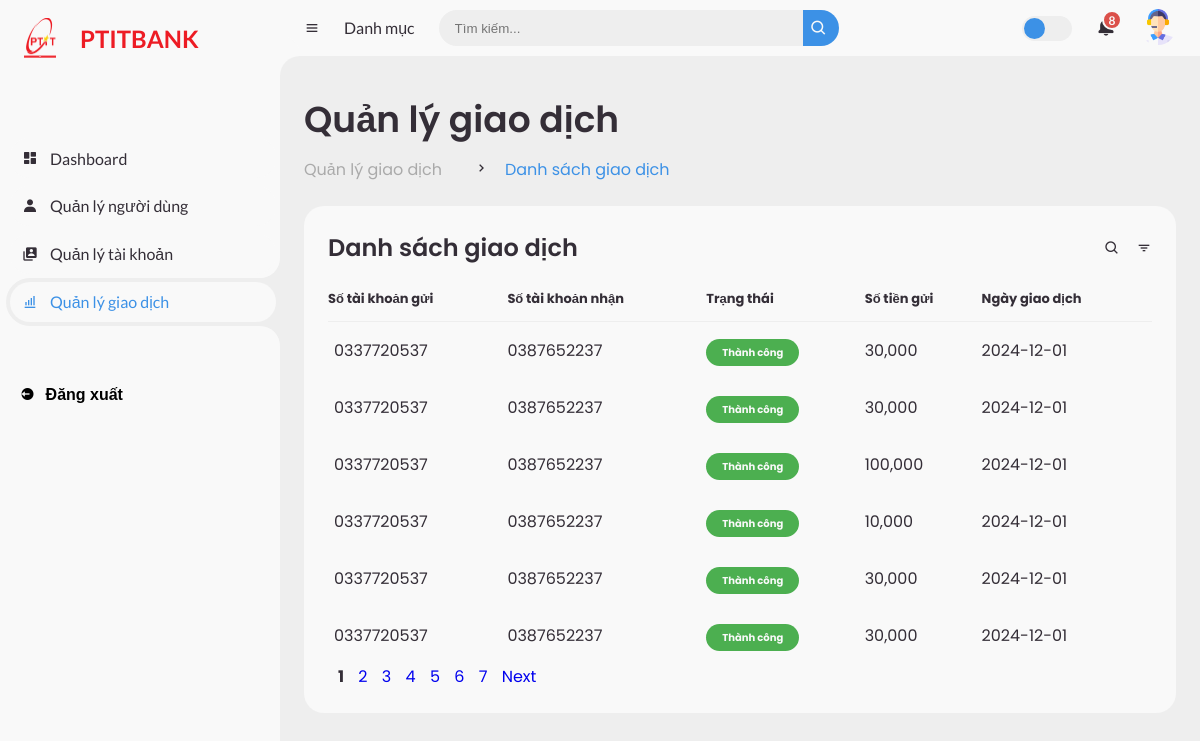
Page /admin/transaction (signed in) on the committed database.
### tables this page shows
CREATE TABLE "Transaction" (TransactionID TEXT PRIMARY KEY, senderAccountNumber TEXT, recipientAccountNumber TEXT, TransactionDate DATE, TransactionType TEXT, Amount DECIMAL (15, 2), Description TEXT);

### app/routes/admin_route.py (the view)
@admin_bp.route("/transaction")
def transaction_list():
    from app.controllers.user_controller import get_transaction
    return get_transaction()

### app/controllers/user_controller.py (called while the page is built)
def get_transaction():
    from app.services.user_service import get_transaction
    return get_transaction()

### app/services/user_service.py (called while the page is built)
def check_role():
    account_id = session.get("account_id")
    if not account_id:
        return "Bạn chưa đăng nhập", "danger"
    account = Account.query.filter_by(AccountID=account_id).first()
    if not account:
        return "Tài khoản không tồn tại", "danger"
    customer = Customer.query.filter_by(CustomerID=account.CustomerID).first()
    if not customer:
        return "Khách hàng không tồn tại", "danger"
    if customer.Role != "Admin":
        return "Bạn không có quyền truy cập trang này", "danger"
    return "Welcome Admin", "success"

def get_transaction():
    message, category = check_role()
    if category == "danger":
        flash(message, category)
        return redirect(url_for("auth.login"))
    page = request.args.get("page", 1, type=int)  # Default to page 1
    per_page = 6  # 6 transactions per page
    pagination = (
        db.session.query(Transaction)
        .order_by(Transaction.TransactionDate.desc())  # Sort newest to oldest
        .paginate(page=page, per_page=per_page, error_out=False)
    )
    transactions = pagination.items
    return render_template(
        "admin/transaction/transaction.html",
        transactions=transactions,
        pagination=pagination,
    )

### app/templates/admin/transaction/transaction.html (shortened to what this page needs)
<!DOCTYPE html>
<html lang="en">
  <head>
    <link
      href="https://unpkg.com/boxicons@2.0.9/css/boxicons.min.css"
      rel="stylesheet"
    />
    <link
      rel="stylesheet"
      href="{{url_for('static', filename='css/style.css')}}"
    />
  </head>
  <body>
    <section id="sidebar">
      <a href="/admin" class="brand">
        <div class="logo"></div>
        <span class="text">PTITBANK</span>
      </a>
      <ul class="side-menu top">
        <li class="side-menu-li">
          <a href="/admin">
            <i class="bx bxs-dashboard"></i>
            <span class="text">Dashboard</span>
          </a>
        </li>
        <li class="side-menu-li">
          <a href="/admin/user">
            <i class="bx bxs-user"></i>
            <span class="text">Quản lý người dùng</span>
          </a>
        </li>
        <li class="side-menu-li">
          <a href="/admin/account">
            <i class="bx bxs-user-account"></i>
            <span class="text">Quản lý tài khoản</span>
          </a>
        </li>
        <li class="active side-menu-li">
          <a href="/admin/transaction">
            <i class="bx bx-bar-chart-alt"></i>
            <span class="text">Quản lý giao dịch</span>
          </a>
        </li>
      </ul>
      <ul class="side-menu">
        <form action="{{ url_for('auth.logout') }}" method="POST">
          <li>
            <button type="submit" class="logout">
              <i class="bx bxs-log-out-circle"></i>
              <span class="text logout-text">Đăng xuất</span>
            </button>
          </li>
        </form>
      </ul>
    </section>
    <section id="content">
      <nav>
        <i class="bx bx-menu"></i>
        <a href="#" class="nav-link">Danh mục</a>
        <form action="#">
          <div class="form-input">
            <input type="search" placeholder="Tìm kiếm..." />
            <button type="submit" class="search-btn">
              <i class="bx bx-search"></i>
            </button>
          </div>
        </form>
        <label for="switch-mode" class="switch-mode"></label>
        <a href="#" class="notification">
          <span class="num">8</span>
        </a>
        <a href="#" class="profile">
          <img src="{{url_for('static', filename='images/9703596.png')}}" />
        </a>
      </nav>
      <main>
        <div class="head-title">
          <div class="left">
            <h1>Quản lý giao dịch</h1>
            <ul class="breadcrumb">
              <li>
                <a href="#">Quản lý giao dịch</a>
              </li>
              <li><i class="bx bx-chevron-right"></i></li>
              <li>
                <a class="active" href="#">Danh sách giao dịch</a>
              </li>
            </ul>
          </div>
        </div>
        <div class="table-data">
          <div class="order">
            <div class="head">
              <h3>Danh sách giao dịch</h3>
              <i class="bx bx-search"></i>
              <i class="bx bx-filter"></i>
            </div>
            <table>
              <thead>
                <tr>
                  <th>Số tài khoản gửi</th>
                  <th>Số tài khoản nhận</th>
                  <th>Trạng thái</th>
                  <th>Số tiền gửi</th>
                  <th>Ngày giao dịch</th>
                </tr>
              </thead>
              <tbody>
                {% for transaction in transactions %}
                <tr>
                  <td>{{ transaction.senderAccountNumber }}</td>
                  <td>{{ transaction.recipientAccountNumber }}</td>
                  <td><span class="status success">Thành công</span></td>
                  <td>{{ '{:,.0f}'.format(transaction.Amount) }}</td>
                  <td>
                    <span>{{ transaction.TransactionDate}}</span>
                  </td>
                </tr>
                {% endfor %}
              </tbody>
            </table>
            <div class="container-pagination">
              <div class="pagination">
                 {% for page_num in pagination.iter_pages() %} {% if
                page_num %} {% if page_num == pagination.page %}
                <strong style="margin-left: 10px">{{ page_num }}</strong>
                {% else %}
                <a
                  href="{{ url_for('admin.transaction_list', page=page_num) }}"
                  style="margin-left: 10px"
                  >{{ page_num }}</a
                >
                {% endif %} {% else %}
                <span>...</span>
                {% endif %} {% endfor %} {% if pagination.has_next %}
                <a
                  class="pagi"
                  href="{{ url_for('admin.transaction_list', page=pagination.next_num) }}"
                  style="margin-left: 10px"
                  >Next</a
                >
                {% endif %}
              </div>
            </div>
          </div>
        </div>
      </main>
    </section>
  </body>
</html>

### rows in the picture
Transaction: Amount "30,000"
Transaction: Amount "30,000"
Transaction: Amount "100,000"
Transaction: Amount "10,000"
Transaction: Amount "30,000"
Transaction: Amount "30,000"

### other values in the picture
{{ page_num }} "1"
{{ page_num }} "2" "3" "4" "5" "6" "7"
